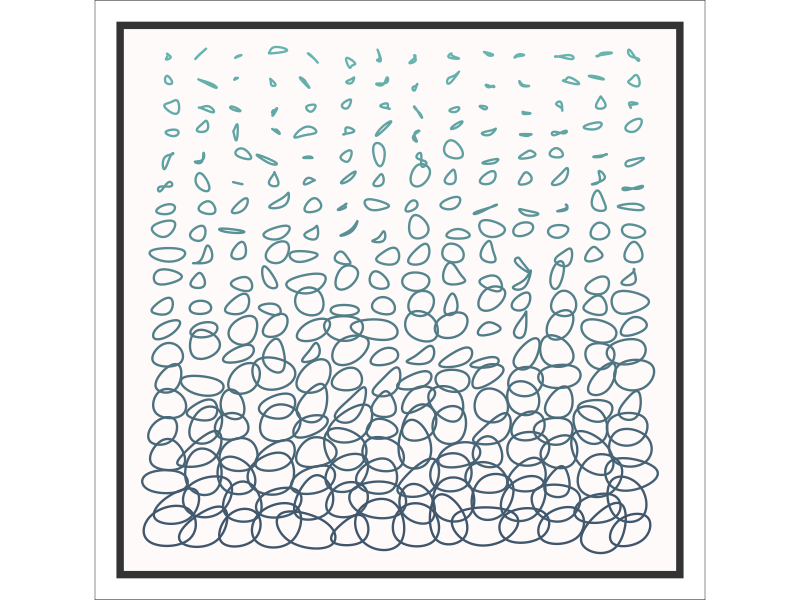
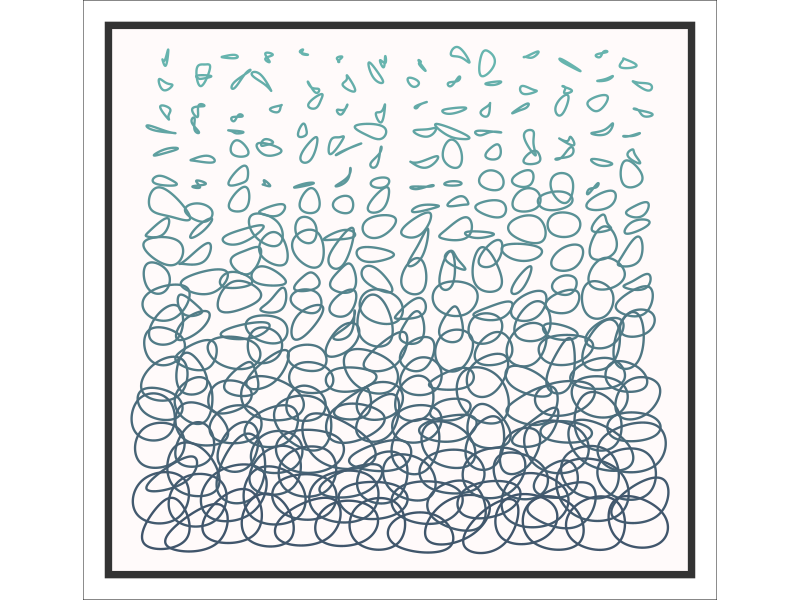

Recreate these plots in R, in order.
## ---- chunk 1
knitr::opts_chunk$set(echo = TRUE)
## ---- chunk 2
library(tidyverse)
library(ggforce)
library(ragg)
## ---- chunk 3
n <-  20 # set number of circles
cols <-  14 # set number of columns

df1 <- 
  # make base grid
  data.frame(group = 1:(n*cols), #280
             basex = rep(c(1:cols), each = n)*4, #56
             basey = (1:n)) %>%  
  # generate randomness
  mutate(
    x = lapply(basey/2, function(x)
      {y = rnorm(4, basey, basey)
      x*c(-1, 1, 1, -1) + y}),
    y = lapply(basey/2, function(x)
    {y = rnorm(4, basey, basey)
    x*c(1, 1, -1, -1) + y})
  ) %>% 
  unnest(cols = c(x, y)) %>% 
  # add randonmnessto base grid and expand
  mutate(newy = y + basey*10.5,
         newx = x + basex*3.8)


  # plot
  plot1 <- df1 %>% 
    ggplot(aes(x = newx, y = newy,
               color = (newy),
               group = group,
               fill = (newy))) +
    geom_bspline_closed(show.legend = F,
                        alpha = .7,
                        size = .8, 
                        fill = NA) +
    coord_equal(expand = T) +
    theme_void() +
    # flip plot
    scale_y_reverse() +
    scale_color_gradient(high = "#40556b",
                         low = "#67b5af") +
    theme(panel.background = element_rect(color = "gray20",
                                          fill = "snow",
                                          size = 5),
         plot.background = element_rect(color = "black",
                                        size = .3),
         plot.margin = margin(.55, .55, .55, .55, "cm"))

## ---- chunk 4
n <-  20 # set number of circles
cols <-  14 # set number of columns


df2 <- 
  # make base grid
  data.frame(group = 1:(n*cols), #280
             basex = rep(c(1:cols), each = n)*4, #56
             basey = (1:n)) %>% 
  # generate randomness
  mutate(
    x = lapply(basey/2, function(x)
      {y = rnorm(4, basey, basey)
      x*c(-1, 1, 1, -1) + y}),
    y = lapply(basey/2, function(x)
    {y = rnorm(4, basey, basey)
    x*c(1, 1, -1, -1) + y})
  ) %>% 
  unnest(cols = c(x, y)) %>% 
  # add randonmnessto base grid and expand
  mutate(newy = y + basey*7.5,
         newx = x + basex*2.8)

View(df2)
  # plot
 plot2 <- df2 %>% 
   ggplot(aes(x = newx, y = newy,
              color = (newy),
              group = group,
              fill = (newy))) +
   geom_bspline_closed(show.legend = F,
                       alpha = .7,
                       size = .8, 
                       fill = NA) +
   coord_equal(expand = T) +
   theme_void() +
   # flip plot
   scale_y_reverse() +
   scale_color_gradient(high = "#40556b",
                        low = "#67b5af") +
   theme(panel.background = element_rect(color = "gray20",
                                         fill = "snow",
                                         size = 5),
         plot.background = element_rect(color = "black",
                                        size = .3),
         plot.margin = margin(.55, .55, .55, .55, "cm"))
